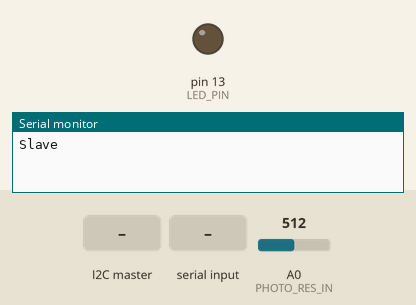
Bench run of a sketch on a simulated Arduino Uno, built with avr-gcc and run on an emulated ATmega328P. Shown: output pins drawn as LEDs (lit = HIGH), the last lines printed to the serial monitor. Dashed ring = blinking. The test bench sets the inputs (shaded band); at power-on: A0 (PHOTO_RES_IN) = 512.

Above: at 1.2 s.
1.3 s: the I2C master sends "c"
At 1.31 s:
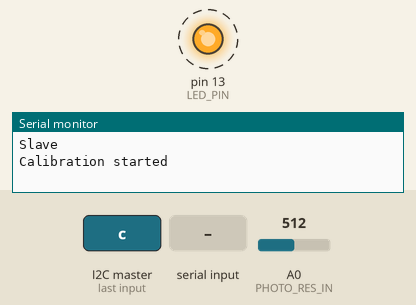
4.3 s: "s" received over Serial
7.3 s: the I2C master sends "s"
At 7.3 s:
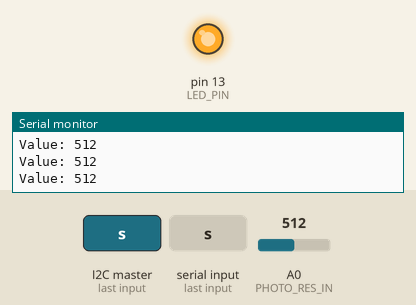
8.8 s: A0 (PHOTO_RES_IN) set to 111
10.3 s: A0 (PHOTO_RES_IN) set to 90
Timing chart, 0 to 13.3 s (numbered marks = the images above; inputs shaded):
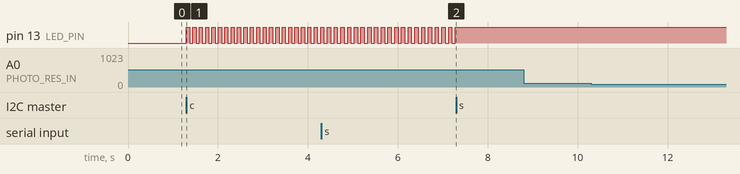

Measured:
- after the input at 1.3 s, pin 13 (LED_PIN): alternates HIGH for 0.07 s and LOW for 0.07 s, starting at once
- after the input at 7.3 s, pin 13 (LED_PIN): stops changing and stays HIGH

The sketch:

slave.ino
```cpp
//slave
#include <Wire.h>

#define PHOTO_RES_IN A0
#define I2C_ADDRES 9
#define LED_PIN 13


int* x;
int* y;
int max_records = 0;
int min = -1;
int max = -1;
int current = 0;
long start = 0;
bool state = HIGH;
bool started = false;
bool show = false;


void setup() {
  pinMode(LED_PIN, OUTPUT);
  Serial.begin(9600);
  Serial.println("Slave");
  Wire.begin(I2C_ADDRES);
  Wire.onReceive(getData);
}


float interpolation(int x_new) {
    int i = 0;
    while (i < current - 1 && x[i + 1] < x_new) {
        i++;
    }
    int x0 = x[i];
    int y0 = y[i];
    int x1 = x[i + 1];
    int y1 = y[i + 1];
    return y0 + (y1 - y0) * (x_new - x0) / (x1 - x0);
}


void loop() {
  if (started) {
      blinked(start, state);
    }
  if (Serial.available() && Serial.read()) {
      show = !show;
  }
  if (show) {
    if (max_records != 0) {
      Serial.print("Calibrated value: ");
      Serial.println(interpolation(analogRead(PHOTO_RES_IN)));
    } else {
      Serial.print("Value: ");
      Serial.println(analogRead(PHOTO_RES_IN));
    }
  }
}

void getData(int length){
  while (0 < Wire.available()){
    auto result = Wire.read();
    if (result == 's') {
      Serial.println("Calibration finished");
      started = false;
      digitalWrite(LED_PIN, HIGH);
      return;
    } else
    if (result == 'c') {
      started = true;
      current = 0;
      Serial.println("Calibration started");
    } else {
      if (current < max_records && started){
        x[current] = analogRead(PHOTO_RES_IN);
        y[current] = result * 5;
        current += 1;
        Serial.println("Calibrating...");
       }
  }
}
}

void blinked(long &start, bool &state) {
  long end = millis();
  if (end - start > 70) {
    digitalWrite(LED_PIN, state);
    state = !state;
    start = end;
  }
}
```
